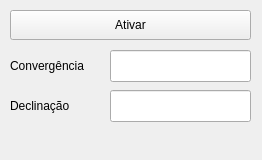
<?xml version="1.0" encoding="UTF-8"?>
<ui version="4.0">
 <class>convWindow</class>
 <widget class="QDockWidget" name="convWindow">
  <property name="geometry">
   <rect>
    <x>0</x>
    <y>0</y>
    <width>262</width>
    <height>160</height>
   </rect>
  </property>
  <property name="sizePolicy">
   <sizepolicy hsizetype="Fixed" vsizetype="Fixed">
    <horstretch>0</horstretch>
    <verstretch>0</verstretch>
   </sizepolicy>
  </property>
  <property name="minimumSize">
   <size>
    <width>262</width>
    <height>160</height>
   </size>
  </property>
  <property name="maximumSize">
   <size>
    <width>262</width>
    <height>160</height>
   </size>
  </property>
  <property name="windowTitle">
   <string>Convergência e Declinação</string>
  </property>
  <widget class="QWidget" name="dockWidgetContents">
   <widget class="QLabel" name="label">
    <property name="geometry">
     <rect>
      <x>10</x>
      <y>56</y>
      <width>91</width>
      <height>20</height>
     </rect>
    </property>
    <property name="text">
     <string>Convergência</string>
    </property>
   </widget>
   <widget class="QLabel" name="label_2">
    <property name="geometry">
     <rect>
      <x>10</x>
      <y>96</y>
      <width>91</width>
      <height>20</height>
     </rect>
    </property>
    <property name="text">
     <string>Declinação</string>
    </property>
   </widget>
   <widget class="QLineEdit" name="convergenciaEdit">
    <property name="geometry">
     <rect>
      <x>110</x>
      <y>50</y>
      <width>141</width>
      <height>32</height>
     </rect>
    </property>
    <property name="readOnly">
     <bool>true</bool>
    </property>
   </widget>
   <widget class="QLineEdit" name="declinacaoEdit">
    <property name="geometry">
     <rect>
      <x>110</x>
      <y>90</y>
      <width>141</width>
      <height>32</height>
     </rect>
    </property>
    <property name="readOnly">
     <bool>true</bool>
    </property>
   </widget>
   <widget class="QPushButton" name="ativarButton">
    <property name="geometry">
     <rect>
      <x>10</x>
      <y>10</y>
      <width>241</width>
      <height>30</height>
     </rect>
    </property>
    <property name="text">
     <string>Ativar</string>
    </property>
    <property name="checkable">
     <bool>true</bool>
    </property>
    <property name="checked">
     <bool>false</bool>
    </property>
   </widget>
  </widget>
 </widget>
 <resources/>
 <connections/>
</ui>
